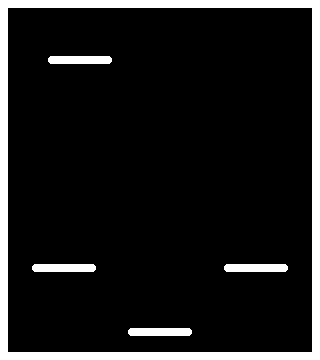

Tiled map render using the project's own tile images. Description and the whole map definition, tile-layer contents included, below:
An orthogonal 40x45 tile map with 8x8 px tiles, 1 tile layer (Tile Layer 1) and 14 objects (Options, Play, Easter Egg, PLAY, OPTIONS, ...).

<map version="1.9" tiledversion="1.9.0" orientation="orthogonal" renderorder="right-up" width="40" height="45" tilewidth="8" tileheight="8" infinite="0" nextlayerid="7" nextobjectid="35">
 <tileset firstgid="1" source="startmenu.tsx" />
 <layer id="1" name="Tile Layer 1" width="40" height="45">
  <data encoding="csv">
1,1,1,1,1,1,1,1,1,1,1,1,1,1,1,1,1,1,1,1,1,1,1,1,1,1,1,1,1,1,1,1,1,1,1,1,1,1,1,1,
1,0,0,0,0,0,0,0,0,0,0,0,0,0,0,0,0,0,0,0,0,0,0,0,0,0,0,0,0,0,0,0,0,0,0,0,0,0,0,1,
1,0,0,0,0,0,0,0,0,0,0,0,0,0,0,0,0,0,0,0,0,0,0,0,0,0,0,0,0,0,0,0,0,0,0,0,0,0,0,1,
1,0,0,0,0,0,0,0,0,0,0,0,0,0,0,0,0,0,0,0,0,0,0,0,0,0,0,0,0,0,0,0,0,0,0,0,0,0,0,1,
1,0,0,0,0,0,0,0,0,0,0,0,0,0,0,0,0,0,0,0,0,0,0,0,0,0,0,0,0,0,0,0,0,0,0,0,0,0,0,1,
1,0,0,0,0,0,0,0,0,0,0,0,0,0,0,0,0,0,0,0,0,0,0,0,0,0,0,0,0,0,0,0,0,0,0,0,0,0,0,1,
1,0,0,0,0,0,0,0,0,0,0,0,0,0,0,0,0,0,0,0,0,0,0,0,0,0,0,0,0,0,0,0,0,0,0,0,0,0,0,1,
1,0,0,0,0,0,2147483650,1,1,1,1,1,1,2,0,0,0,0,0,0,0,0,0,0,0,0,0,0,0,0,0,0,0,0,0,0,0,0,0,1,
1,0,0,0,0,0,0,0,0,0,0,0,0,0,0,0,0,0,0,0,0,0,0,0,0,0,0,0,0,0,0,0,0,0,0,0,0,0,0,1,
1,0,0,0,0,0,0,0,0,0,0,0,0,0,0,0,0,0,0,0,0,0,0,0,0,0,0,0,0,0,0,0,0,0,0,0,0,0,0,1,
1,0,0,0,0,0,0,0,0,0,0,0,0,0,0,0,0,0,0,0,0,0,0,0,0,0,0,0,0,0,0,0,0,0,0,0,0,0,0,1,
1,0,0,0,0,0,0,0,0,0,0,0,0,0,0,0,0,0,0,0,0,0,0,0,0,0,0,0,0,0,0,0,0,0,0,0,0,0,0,1,
1,0,0,0,0,0,0,0,0,0,0,0,0,0,0,0,0,0,0,0,0,0,0,0,0,0,0,0,0,0,0,0,0,0,0,0,0,0,0,1,
1,0,0,0,0,0,0,0,0,0,0,0,0,0,0,0,0,0,0,0,0,0,0,0,0,0,0,0,0,0,0,0,0,0,0,0,0,0,0,1,
1,0,0,0,0,0,0,0,0,0,0,0,0,0,0,0,0,0,0,0,0,0,0,0,0,0,0,0,0,0,0,0,0,0,0,0,0,0,0,1,
1,0,0,0,0,0,0,0,0,0,0,0,0,0,0,0,0,0,0,0,0,0,0,0,0,0,0,0,0,0,0,0,0,0,0,0,0,0,0,1,
1,0,0,0,0,0,0,0,0,0,0,0,0,0,0,0,0,0,0,0,0,0,0,0,0,0,0,0,0,0,0,0,0,0,0,0,0,0,0,1,
1,0,0,0,0,0,0,0,0,0,0,0,0,0,0,0,0,0,0,0,0,0,0,0,0,0,0,0,0,0,0,0,0,0,0,0,0,0,0,1,
1,0,0,0,0,0,0,0,0,0,0,0,0,0,0,0,0,0,0,0,0,0,0,0,0,0,0,0,0,0,0,0,0,0,0,0,0,0,0,1,
1,0,0,0,0,0,0,0,0,0,0,0,0,0,0,0,0,0,0,0,0,0,0,0,0,0,0,0,0,0,0,0,0,0,0,0,0,0,0,1,
1,0,0,0,0,0,0,0,0,0,0,0,0,0,0,0,0,0,0,0,0,0,0,0,0,0,0,0,0,0,0,0,0,0,0,0,0,0,0,1,
1,0,0,0,0,0,0,0,0,0,0,0,0,0,0,0,0,0,0,0,0,0,0,0,0,0,0,0,0,0,0,0,0,0,0,0,0,0,0,1,
1,0,0,0,0,0,0,0,0,0,0,0,0,0,0,0,0,0,0,0,0,0,0,0,0,0,0,0,0,0,0,0,0,0,0,0,0,0,0,1,
1,0,0,0,0,0,0,0,0,0,0,0,0,0,0,0,0,0,0,0,0,0,0,0,0,0,0,0,0,0,0,0,0,0,0,0,0,0,0,1,
1,0,0,0,0,0,0,0,0,0,0,0,0,0,0,0,0,0,0,0,0,0,0,0,0,0,0,0,0,0,0,0,0,0,0,0,0,0,0,1,
1,0,0,0,0,0,0,0,0,0,0,0,0,0,0,0,0,0,0,0,0,0,0,0,0,0,0,0,0,0,0,0,0,0,0,0,0,0,0,1,
1,0,0,0,0,0,0,0,0,0,0,0,0,0,0,0,0,0,0,0,0,0,0,0,0,0,0,0,0,0,0,0,0,0,0,0,0,0,0,1,
1,0,0,0,0,0,0,0,0,0,0,0,0,0,0,0,0,0,0,0,0,0,0,0,0,0,0,0,0,0,0,0,0,0,0,0,0,0,0,1,
1,0,0,0,0,0,0,0,0,0,0,0,0,0,0,0,0,0,0,0,0,0,0,0,0,0,0,0,0,0,0,0,0,0,0,0,0,0,0,1,
1,0,0,0,0,0,0,0,0,0,0,0,0,0,0,0,0,0,0,0,0,0,0,0,0,0,0,0,0,0,0,0,0,0,0,0,0,0,0,1,
1,0,0,0,0,0,0,0,0,0,0,0,0,0,0,0,0,0,0,0,0,0,0,0,0,0,0,0,0,0,0,0,0,0,0,0,0,0,0,1,
1,0,0,0,0,0,0,0,0,0,0,0,0,0,0,0,0,0,0,0,0,0,0,0,0,0,0,0,0,0,0,0,0,0,0,0,0,0,0,1,
1,0,0,0,0,0,0,0,0,0,0,0,0,0,0,0,0,0,0,0,0,0,0,0,0,0,0,0,0,0,0,0,0,0,0,0,0,0,0,1,
1,0,0,0,2147483650,1,1,1,1,1,1,2,0,0,0,0,0,0,0,0,0,0,0,0,0,0,0,0,2147483650,1,1,1,1,1,1,2,0,0,0,1,
1,0,0,0,0,0,0,0,0,0,0,0,0,0,0,0,0,0,0,0,0,0,0,0,0,0,0,0,0,0,0,0,0,0,0,0,0,0,0,1,
1,0,0,0,0,0,0,0,0,0,0,0,0,0,0,0,0,0,0,0,0,0,0,0,0,0,0,0,0,0,0,0,0,0,0,0,0,0,0,1,
1,0,0,0,0,0,0,0,0,0,0,0,0,0,0,0,0,0,0,0,0,0,0,0,0,0,0,0,0,0,0,0,0,0,0,0,0,0,0,1,
1,0,0,0,0,0,0,0,0,0,0,0,0,0,0,0,0,0,0,0,0,0,0,0,0,0,0,0,0,0,0,0,0,0,0,0,0,0,0,1,
1,0,0,0,0,0,0,0,0,0,0,0,0,0,0,0,0,0,0,0,0,0,0,0,0,0,0,0,0,0,0,0,0,0,0,0,0,0,0,1,
1,0,0,0,0,0,0,0,0,0,0,0,0,0,0,0,0,0,0,0,0,0,0,0,0,0,0,0,0,0,0,0,0,0,0,0,0,0,0,1,
1,0,0,0,0,0,0,0,0,0,0,0,0,0,0,0,0,0,0,0,0,0,0,0,0,0,0,0,0,0,0,0,0,0,0,0,0,0,0,1,
1,0,0,0,0,0,0,0,0,0,0,0,0,0,0,0,2147483650,1,1,1,1,1,1,2,0,0,0,0,0,0,0,0,0,0,0,0,0,0,0,1,
1,0,0,0,0,0,0,0,0,0,0,0,0,0,0,0,0,0,0,0,0,0,0,0,0,0,0,0,0,0,0,0,0,0,0,0,0,0,0,1,
1,0,0,0,0,0,0,0,0,0,0,0,0,0,0,0,0,0,0,0,0,0,0,0,0,0,0,0,0,0,0,0,0,0,0,0,0,0,0,1,
1,1,1,1,1,1,1,1,1,1,1,1,1,1,1,1,1,1,1,1,1,1,1,1,1,1,1,1,1,1,1,1,1,1,1,1,1,1,1,1
</data>
 </layer>
 <objectgroup id="5" name="Interactables">
  <object id="27" name="Options" x="224" y="232" width="64" height="32" />
  <object id="30" name="Play" x="32" y="232" width="64" height="32" />
  <object id="31" name="Easter Egg" x="48" y="16" width="64" height="40" />
 </objectgroup>
 <objectgroup id="6" name="TextHints">
  <object id="32" name="PLAY" x="64" y="240" height="8">
   <properties>
    <property name="font" type="int" value="0" />
    <property name="text" value="play button" />
   </properties>
  </object>
  <object id="34" name="OPTIONS" x="256" y="240" height="8">
   <properties>
    <property name="font" type="int" value="0" />
    <property name="text" value="options button" />
   </properties>
  </object>
 </objectgroup>
 <objectgroup id="2" name="PlayerSpawners">
  <object id="2" name="PlayerSpawn" gid="1073741825" x="160" y="328" width="8" height="16">
   <properties>
    <property name="SpawnPlace" type="int" value="0" />
   </properties>
  </object>
 </objectgroup>
 <objectgroup id="4" name="Colliders">
  <object id="14" x="32" y="264" width="64" height="8" />
  <object id="15" x="224" y="264" width="64" height="8" />
  <object id="16" x="0" y="352" width="320" height="8" />
  <object id="17" x="128" y="328" width="64" height="8" />
  <object id="23" x="0" y="0" width="8" height="352" />
  <object id="24" x="312" y="0" width="8" height="352" />
  <object id="25" x="8" y="0" width="304" height="8" />
  <object id="26" x="48" y="56" width="64" height="8" />
 </objectgroup>
</map>